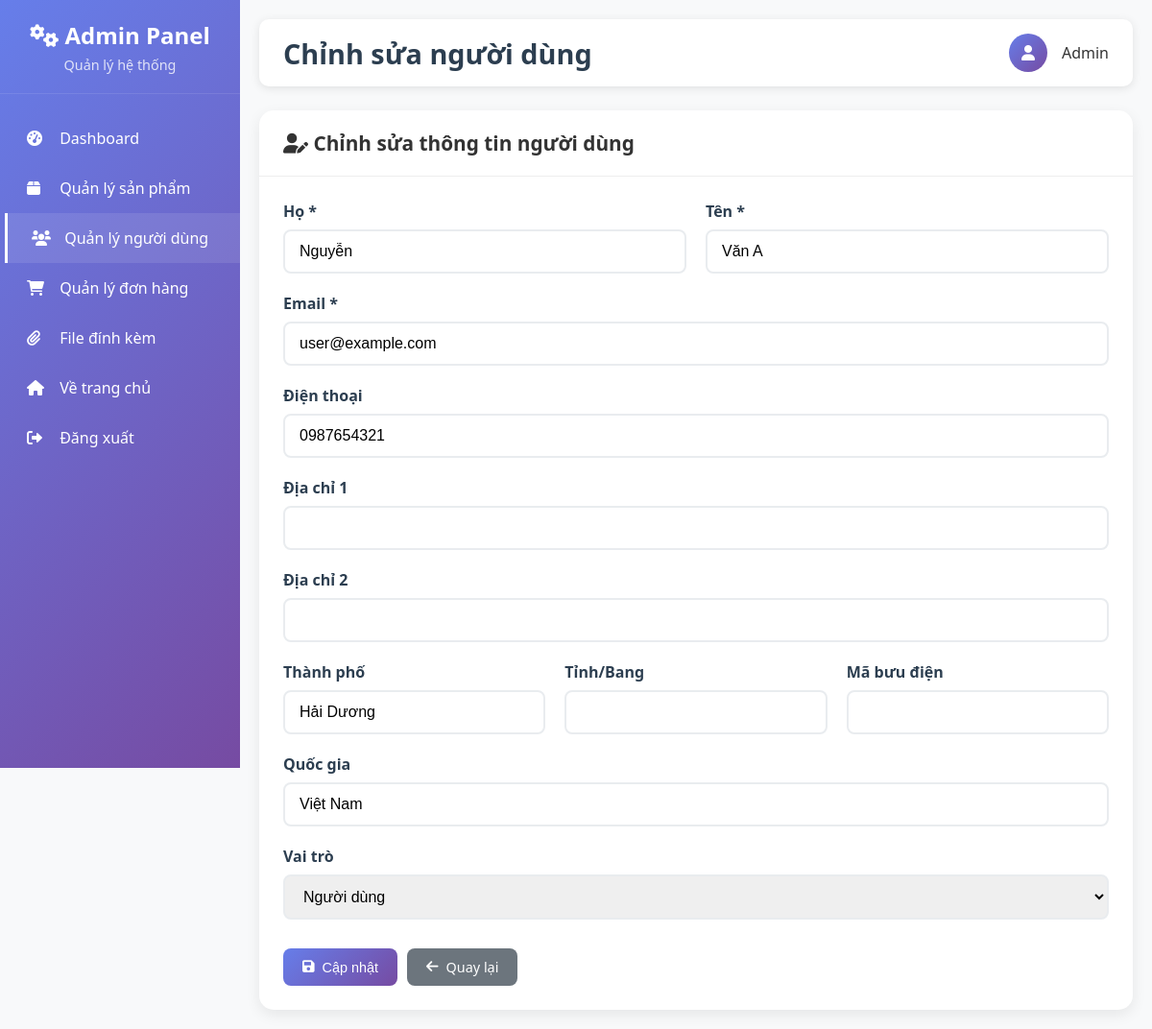
/admin/users/edit/14 (signed in), run on the app's committed database.
### tables this page shows
CREATE TABLE users 
		(userId INTEGER PRIMARY KEY, 
		password TEXT,
		email TEXT,
		firstName TEXT,
		lastName TEXT,
		address1 TEXT,
		address2 TEXT,
		zipcode TEXT,
		city TEXT,
		state TEXT,
		country TEXT, 
		phone TEXT
		, is_admin INTEGER DEFAULT 0, role TEXT DEFAULT 'user');

### routes/admin_routes.py (the view, shortened to what this page needs)
@admin_bp.route('/users/edit/<int:userId>', methods=['GET', 'POST'])
@admin_required
def edit_user(userId):
    try:
        with get_db_connection() as conn:
            cur = conn.cursor()
            cur.execute('''SELECT userId, email, firstName, lastName, address1, address2,
                          zipcode, city, state, country, phone, role
                          FROM users WHERE userId = ?''', (userId,))
            user = cur.fetchone()
    except Exception as e:
        flash(f"Lỗi khi tải thông tin người dùng: {str(e)}")
        return redirect(url_for('admin.list_users'))
    if not user:
        flash("Người dùng không tồn tại!")
        return redirect(url_for('admin.list_users'))
    return render_template('admin/edit_user.html', user=user)

### app.py (called while the page is built)
def create_app():
    app = Flask(__name__)
    app.config.from_object(Config)
    if not os.path.exists(app.config['UPLOAD_FOLDER']):
        os.makedirs(app.config['UPLOAD_FOLDER'])
    register_blueprints(app)
    @app.context_processor
    def inject_template_vars():
        return {
            'url_for': url_for_wrapper
        }
    return app

def url_for_wrapper(endpoint, **values):
    from flask import url_for as flask_url_for
    route_mapping = {
        'root': 'main.root',
        'logout': 'auth.logout',
        'loginForm': 'auth.loginForm',
        'cart': 'cart.cart',
        'profileHome': 'profile.profileHome',
        'search': 'search.search',  # Map search route
        'displayCategory': 'search.search_by_category'  # Map category display
    }
    mapped_endpoint = route_mapping.get(endpoint, endpoint)
    try:
        return flask_url_for(mapped_endpoint, **values)
    except:
        try:
            return flask_url_for(endpoint, **values)
        except:
            return '#'

### routes/admin_routes.py (called while the page is built)
def is_admin(email):
    try:
        with get_db_connection() as conn:
            cur = conn.cursor()
            cur.execute("SELECT role FROM users WHERE email = ?", (email,))
            result = cur.fetchone()
            return result and result[0] == 'admin'
    except:
        return False

def admin_required(f):
    @wraps(f)
    def decorated_function(*args, **kwargs):
        if 'email' not in session:
            flash("Vui lòng đăng nhập để truy cập trang này.")
            return redirect(url_for('auth.loginForm'))
        if not is_admin(session['email']):
            flash("Bạn không có quyền truy cập trang này!")
            return redirect(url_for('main.root'))
        return f(*args, **kwargs)
    return decorated_function

### utils/database.py (called while the page is built)
@contextmanager
def get_db_connection():
    conn = sqlite3.connect(Config.DATABASE_PATH)
    try:
        yield conn
    except Exception as e:
        conn.rollback()
        raise e
    finally:
        conn.close()

### templates/admin/edit_user.html (shortened to what this page needs)
{% extends "admin/base.html" %}
{% block page_title %}Chỉnh sửa người dùng{% endblock %}
{% block content %}
<div class="content-card">
    <div class="card-header">
        <h3><i class="fas fa-user-edit"></i> Chỉnh sửa thông tin người dùng</h3>
    </div>
    <form method="post" class="form-container">
        <div style="display: grid; grid-template-columns: 1fr 1fr; gap: 20px;">
            <div class="form-group">
                <label for="firstName">Họ *</label>
                <input type="text" name="firstName" id="firstName" class="form-control"
                       value="{{ user[2] }}" required>
            </div>
            <div class="form-group">
                <label for="lastName">Tên *</label>
                <input type="text" name="lastName" id="lastName" class="form-control"
                       value="{{ user[3] }}" required>
            </div>
        </div>
        <div class="form-group">
            <label for="email">Email *</label>
            <input type="email" name="email" id="email" class="form-control"
                   value="{{ user[1] }}" required>
        </div>
        <div class="form-group">
            <label for="phone">Điện thoại</label>
            <input type="text" name="phone" id="phone" class="form-control"
                   value="{{ user[10] or '' }}">
        </div>
        <div class="form-group">
            <label for="address1">Địa chỉ 1</label>
            <input type="text" name="address1" id="address1" class="form-control"
                   value="{{ user[4] or '' }}">
        </div>
        <div class="form-group">
            <label for="address2">Địa chỉ 2</label>
            <input type="text" name="address2" id="address2" class="form-control"
                   value="{{ user[5] or '' }}">
        </div>
        <div style="display: grid; grid-template-columns: 1fr 1fr 1fr; gap: 20px;">
            <div class="form-group">
                <label for="city">Thành phố</label>
                <input type="text" name="city" id="city" class="form-control"
                       value="{{ user[7] or '' }}">
            </div>
            <div class="form-group">
                <label for="state">Tỉnh/Bang</label>
                <input type="text" name="state" id="state" class="form-control"
                       value="{{ user[8] or '' }}">
            </div>
            <div class="form-group">
                <label for="zipcode">Mã bưu điện</label>
                <input type="text" name="zipcode" id="zipcode" class="form-control"
                       value="{{ user[6] or '' }}">
            </div>
        </div>
        <div class="form-group">
            <label for="country">Quốc gia</label>
            <input type="text" name="country" id="country" class="form-control"
                   value="{{ user[9] or '' }}">
        </div>
        <div class="form-group">
            <label for="role">Vai trò</label>
            <select name="role" id="role" class="form-control">
                <option value="user" {% if user[11] == 'user' %}selected{% endif %}>Người dùng</option>
            </select>
        </div>
        <div style="display: flex; gap: 10px; margin-top: 30px;">
            <button type="submit" class="btn btn-primary">
                <i class="fas fa-save"></i> Cập nhật
            </button>
            <a href="{{ url_for('admin.list_users') }}" class="btn" style="background: #6c757d; color: white;">
                <i class="fas fa-arrow-left"></i> Quay lại
            </a>
        </div>
    </form>
</div>
{% endblock %}

### templates/admin/base.html (style rules this page uses)
* { margin: 0; padding: 0; box-sizing: border-box; }
body { font-family: 'Segoe UI', Tahoma, Geneva, Verdana, sans-serif; background-color: #f8f9fa; color: #333; }
.content-card { background: white; border-radius: 15px; box-shadow: 0 5px 15px rgba(0,0,0,0.08); overflow: hidden; }
.card-header { padding: 20px 25px; border-bottom: 1px solid #eee; display: flex; justify-content: between; align-items: center; }
.card-header h3 { font-size: 1.3rem; font-weight: 600; }
.btn { padding: 10px 20px; border: none; border-radius: 8px; cursor: pointer; text-decoration: none; display: inline-flex; align-items: center; gap: 8px; font-size: 0.9rem; transition: all 0.3s ease; }
.btn-primary { background: linear-gradient(135deg, #667eea 0%, #764ba2 100%); color: white; }
.form-container { padding: 25px; }
.form-group { margin-bottom: 20px; }
.form-group label { display: block; margin-bottom: 8px; font-weight: 600; color: #2c3e50; }
.form-control { width: 100%; padding: 12px 15px; border: 2px solid #e9ecef; border-radius: 8px; font-size: 1rem; transition: border-color 0.3s ease; }

### data on the page
users: firstName "Nguyễn", lastName "Văn A", email "user@example.com", phone "0987654321", city "Hải Dương", country "Việt Nam", role "Người dùng"
